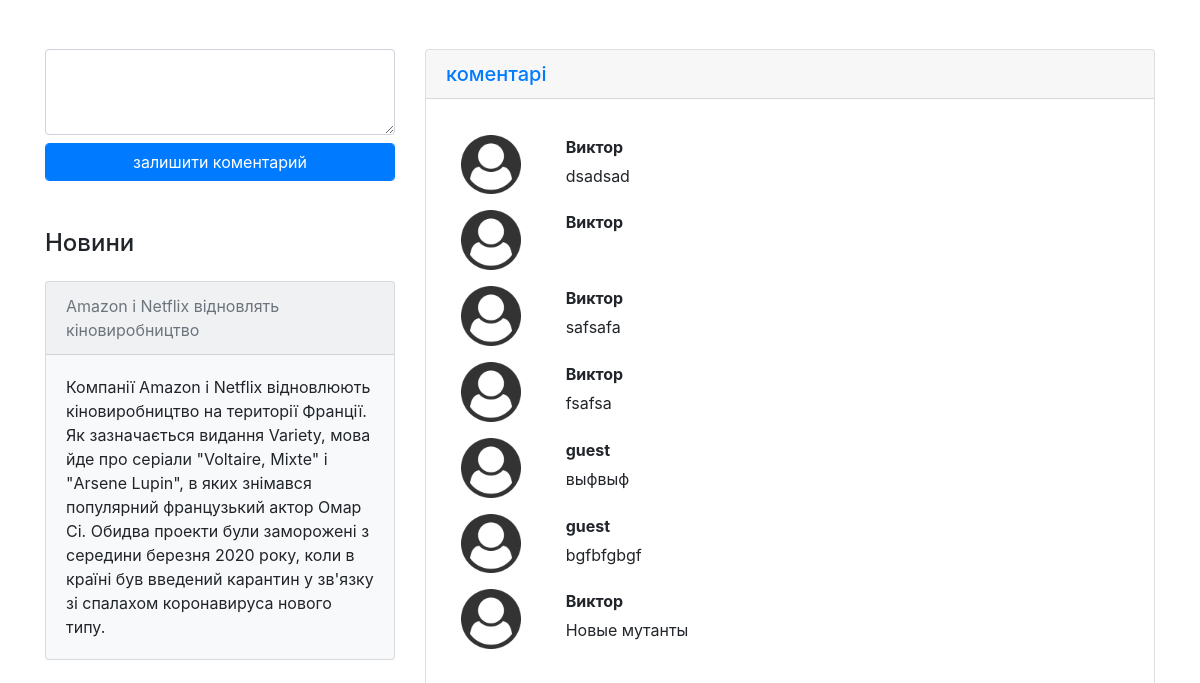
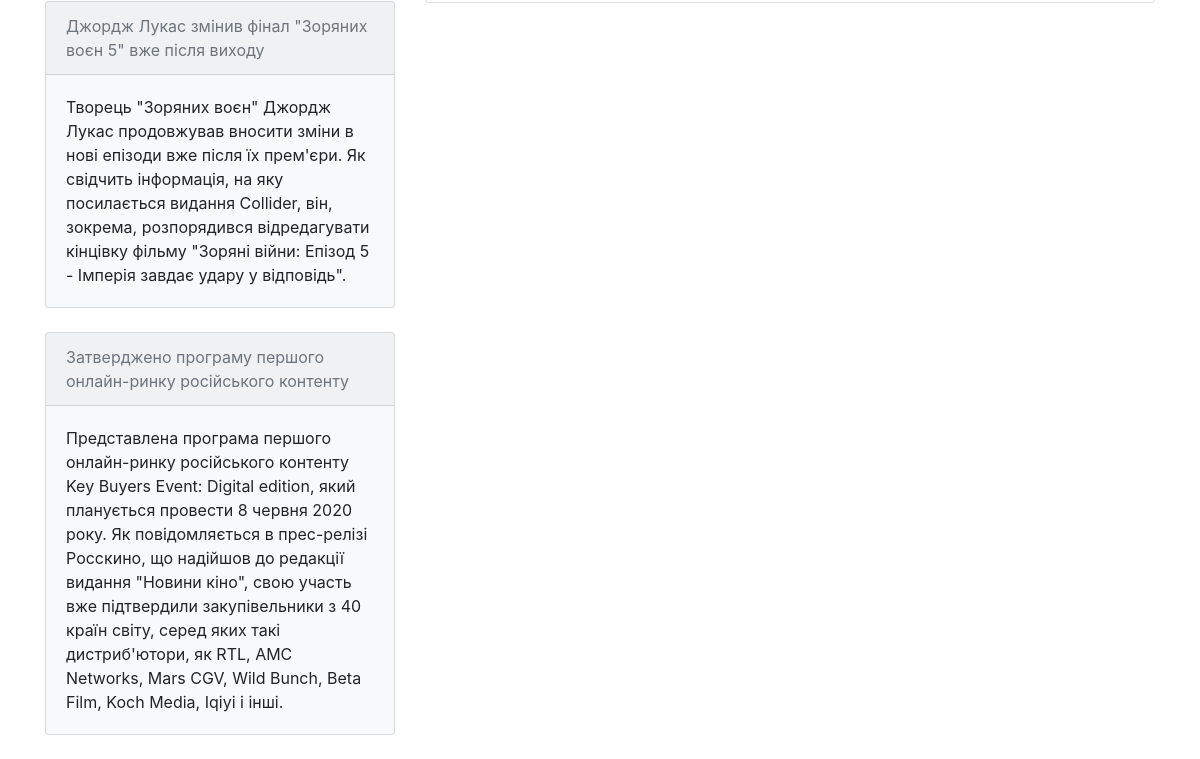
Page /movie_detail/2/ (lower part) on the earlier database version (2 pictures, top to bottom).
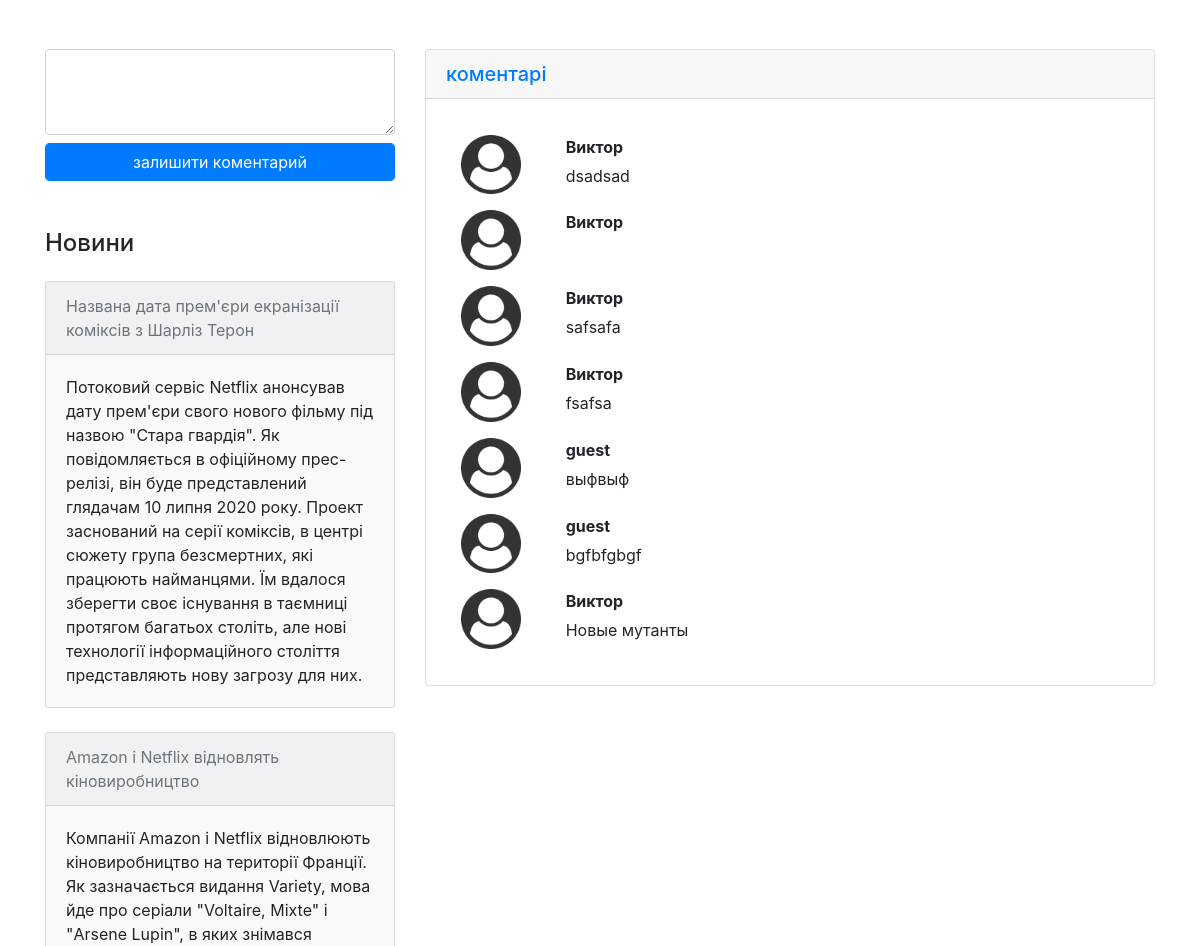
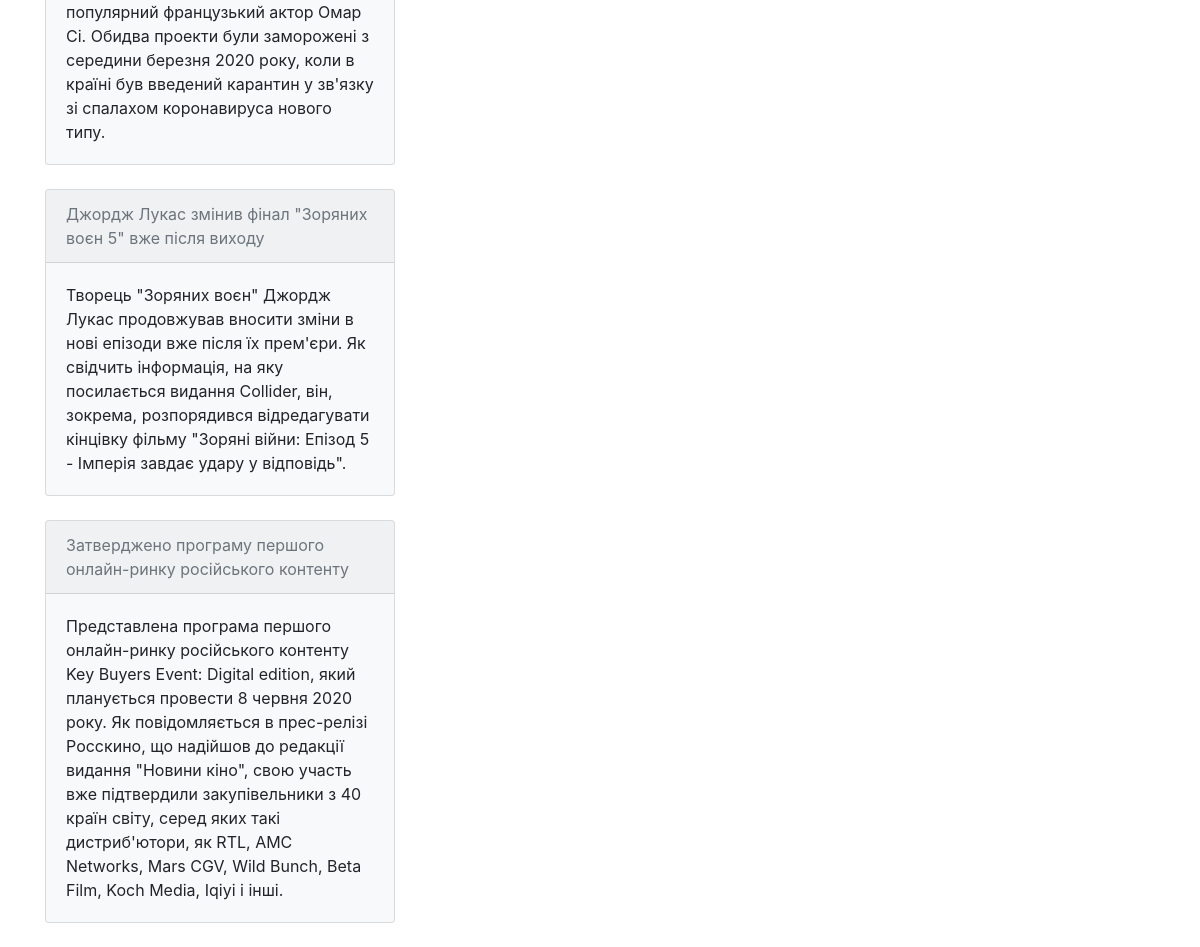
Same page on the later database version (2 pictures, top to bottom).
### news/models.py (models this page shows, shortened)
class TimeStampMixin(models.Model):
    created_at = models.DateTimeField(auto_now_add=True, null=True)
    updated_at = models.DateTimeField(auto_now=True, null=True)
    class Meta:
        abstract = True

class ParseMovieInfo(TimeStampMixin, models.Model):
    title = models.CharField(max_length = 300)
    date = models.CharField(max_length = 50)
    short_describe = models.TextField()
    full_describe = models.TextField()
    url = models.SlugField(max_length = 300)

### app/models.py (models this page shows, shortened)
class TimeStampMixin(models.Model):
    created_at = models.DateTimeField(auto_now_add=True, null=True)
    updated_at = models.DateTimeField(auto_now=True, null=True)
    class Meta:
        abstract = True

class Comments(TimeStampMixin, models.Model):
    comment = models.TextField()
    id_film = models.ForeignKey(Film, on_delete = models.CASCADE)
    id_user = models.ForeignKey(User, on_delete = models.CASCADE)

### app/views.py (the view)
# urls.py: path('movie_detail/<int:pk>/', app_views.MoviesDetailView.as_view(), name = "movie_detail"),
class MoviesDetailView(View):
    def get(self, request, pk):
        movie = Film.objects.get(id=pk)
        comments = Comments.objects.order_by('-id').filter(id_film_id=pk)
        article = ParseMovieInfo.objects.order_by('-id').all()
        context = {
            'movie': movie,
            'comments': comments,
            'article': article,
        }
        return render(request, 'app_template/movie_detail.html', context)

### templates/app_template/movie_detail.html (shortened to what this page needs)
{% extends "base.html" %}
{% load static %}
{% load account %}
{% block stylesheet %}
    <link rel="stylesheet" href="{% static 'css/movie-detail.css' %}">
{% endblock %}
{% block content %}
    <div class="container">
        <div class="row">
            <div class="col-md-4">
                {% user_display user as user_display %}
                    <form action="{% if user_display %} {% url 'app:movie_comment' movie.id user.id %} {% else %} {% url 'app:movie_comment' movie.id 13 %} {% endif %}" method="POST">
                        <textarea name="comment" id="comment" class="form-control" rows="3" required></textarea>
                        <input class="btn btn-primary form-control mt-2" type="submit" value="залишити коментарий">
                    </form>
                <h4 class="mt-5">Новини</h4>
                {% for articl in article|slice:"5" %}
                <div class="card my-4 bg-light">
                    <div class="card-header">
                        <a class="text-muted" href="{% url 'news:news_detail' articl.url %}">{{ articl.title }}</a>
                    </div>
                    <div class="card-body">
                        {{ articl.short_describe }}
                    </div>
                </div>
                {% endfor %}
            </div>
                <div class="col-md-8">
                    <div id="accordion" role="tablist">
                        <div class="card">
                            <div class="card-header" role="tab" id="headingOne">
                                <h5 class="mb-0">
                                    <a data-toggle="collapse" href="#collapseOne" aria-expanded="true" aria-controls="collapseOne">
                                        коментарi
                                    </a>
                                </h5>
                            </div>
                            <div id="collapseOne" class="collapse show" role="tabpanel" aria-labelledby="headingOne">
                                <div class="card-body">
                                    {% for comment in comments %}
                                        <div class="row d-flex my-3" >
                                            <div class="col-md-2">
                                                <img class="img-fluid" src="{% static 'img/user.png' %}" alt="user">
                                            </div>
                                            <div class="col-md-10 comment">
                                                <strong>{% if comment.id_user.first_name %}{{ comment.id_user.first_name }}{% else %}{{ comment.id_user.username }}{% endif %}</strong>
                                                <p>{{ comment.comment }}</p>
                                            </div>
                                        </div>
                                    {% endfor %}
                                </div>
                            </div>
                        </div>
                    </div>
                </div>
            </div>
        </div>
{% endblock %}

### templates/base.html (shortened to what this page needs)
{% load static %} {% load account %}{% load i18n %}
<!DOCTYPE html>
<html lang="en">
<head>
    <link rel="stylesheet" href="{% static 'css/fontawsome.min.css' %}">
    <link rel="stylesheet" type="text/css" href="{% static 'css/normalize.css' %}">
    <link rel="stylesheet" type="text/css" href="{% static 'css/bootstrap.min.css' %}">
    {% block stylesheet %} {% endblock %}
    <link rel="stylesheet" type="text/css" href="{% static 'css/base.css' %}">
</head>
<body>
      {% block content %}
      {% endblock  %}
</body>
</html>

### static/css/movie-detail.css (style rules this page uses)
.comment p { word-break: break-all; }

### static/css/base.css (style rules this page uses)
h1,h2,h3,h4,h5,h6,p { padding: 0;margin: 0; }
p { margin: 5px 0; }
a { text-decoration: none; }
.container { max-width: 1140px !important; }
@media (min-width: 1200px) { .container { max-width: 1140px; } }
@media (min-width: 992px) { .container { max-width: 960px; } }
@media (min-width: 768px) { .container { max-width: 720px; } }
@media (min-width: 576px) { .container { max-width: 540px; } }

Differences in the rows shown:
added ParseMovieInfo: title "Названа дата прем'єри екранізації коміксів з Шарліз Терон", short_describe "Потоковий сервіс Netflix анонсував дату прем'єри свого нового фільму під назвою \"Стара гвардія\". Як повідомляється в офіційному прес-релізі, він буде представлений глядачам 10 липня 2020 року. Проект заснований на серії коміксів, в центрі сюжету група безсмертних, які працюють найманцями. Їм вдалося зберегти своє існування в таємниці протягом багатьох століть, але нові технології інформаційного століття представляють нову загрозу для них."
